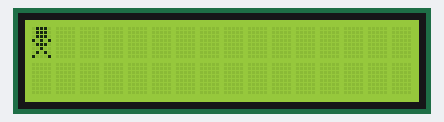
Recording of a program running on a simulated ATmega32, built with avr-gcc and emulated at 8 MHz. On the bench: 16×2 character LCD. Wiring (inferred from the names in the program): character LCD (HD44780): RS PA2; R/W PA1; E PA0; data PB0, PB1, PB2, PB3, PB4, PB5, PB6, PB7.

Above: at 0.3 s.

The program:

main.c
```c
#include "STD_TYPES.h"
#include "BIT_MATH.h"
#include "DIO_interface.h"
#include "LCD_interface.h"
#include "util/delay.h"

int main (void)
{

	//CLCD Pins
	setPinDir('B',0,1);//D0
	setPinDir('B',1,1);//D1
	setPinDir('B',2,1);//D2
	setPinDir('B',3,1);//D3
	setPinDir('B',4,1);//D4
	setPinDir('B',5,1);//D5
	setPinDir('B',6,1);//D6
	setPinDir('B',7,1);//D7

	setPinDir('A',0,1);//E
	setPinDir('A',1,1);//RW
	setPinDir('A',2,1);//RS

	CLCD_voidInitialize();
	u8 CArr[8][8]=	{
						///////1
						{0b01110
						,0b01110
						,0b01110
						,0b00100
						,0b01110
						,0b10101
						,0b01010
						,0b10001},
						/////////2
						{0b01110,
						 0b01110,
						 0b01110,
						 0b10101,
						 0b01110,
						 0b00100,
						 0b01010,
						 0b10001},
						 /////////3
						 {0b00000,
						  0b00000,
						  0b00000,
						  0b01110,
						  0b01110,
						  0b01110,
						  0b00000,
						  0b00000 },
						///////////4
						{0b01110,
						 0b01110,
						 0b01110,
						 0b00100,
						 0b01110,
						 0b00100,
						 0b01011,
						 0b10001 },
						///////////5
						{0b01110,
					     0b01110,
					     0b01110,
					     0b00100,
					     0b01111,
					     0b00100,
					     0b01010,
						 0b10001},
						///////////6(hazza shmal)
							{0b01110,
							 0b01110,
							 0b01110,
							 0b10101,
							 0b01110,
							 0b01000,
							 0b01010,
							 0b10001},
						///////////7(hazza ymeen)
								{0b01110,
								 0b01110,
								 0b01110,
								 0b10101,
								 0b01110,
								 0b00010,
								 0b01010,
								 0b10001},
						///////////8
						{
						}
					};


	CLCD_voidGenerateCharachter(CArr);
	//1 standing arms down
	 // CLCD_voidWriteData(0b01110);
	 // CLCD_voidWriteData(0b01110);
	 // CLCD_voidWriteData(0b01110);
	 // CLCD_voidWriteData(0b00100);
	 // CLCD_voidWriteData(0b01110);
	 // CLCD_voidWriteData(0b10101);
	 // CLCD_voidWriteData(0b01010);
	 // CLCD_voidWriteData(0b10001);
	  //2 standing arms up
	//   0b01110,
	//   0b01110,
	//   0b01110,
	//   0b10101,
	//   0b01110,
	//   0b00100,
	//   0b00100,
	//   0b00100
	//   //3 ball
	//     0b00000,
	//     0b00000,
	//     0b00000,
	//     0b01110,
	//     0b01110,
	//     0b01110,
	//     0b00000,
	//     0b00000
	//	 //4 ball pos 1
	//	   0b01110,
	//	   0b01110,
	//	   0b01110,
	//	   0b00100,
	//	   0b01110,
	//	   0b00100,
	//	   0b01011,
	//	   0b10001
	//	 //5 ball pos 2
    // 	   0b01110,
	//	   0b01110,
	//	   0b01110,
	//	   0b00100,
	//	   0b01111,
	//     0b00100,
	//	   0b01010,
	//	   0b10001
	//		//6 ball pos 3
	//			 B01110,
	//			   B01110,
	//			   B01111,
	//			   B00100,
	//			   B01110,
	//			   B00100,
	//			   B01010,
	//			   B10001


	  //CLCD_voidWriteData(2);
	  //CLCD_voidWriteData(3);
	  //CLCD_voidWriteData(4);
	  //CLCD_voidWriteData(5);
	  //CLCD_voidWriteData(6);
	  //CLCD_voidWriteData(7);


	  while(1)
	{
		  CLCD_voidWriteCmd(CLCD_CMD_SET_DDRAM_ADDRESS|screenUpperLeftLimit);
		  CLCD_voidWriteData(1);
		  _delay_ms(200);
		  CLCD_voidWriteCmd(CLCD_CMD_SET_DDRAM_ADDRESS|screenUpperLeftLimit);
		  CLCD_voidWriteData(5);
		  _delay_ms(200);
		  CLCD_voidWriteCmd(CLCD_CMD_SET_DDRAM_ADDRESS|screenUpperLeftLimit);
		  CLCD_voidWriteData(1);
		  _delay_ms(200);
		  CLCD_voidWriteCmd(CLCD_CMD_SET_DDRAM_ADDRESS|screenUpperLeftLimit);
		  CLCD_voidWriteData(6);
		  _delay_ms(200);
	}
return 0;
}
```

LCD_config.h
```c
/********************************/
/* Author		: Mohamed Nafea */
/* Version		: V01			*/
/* Release Date	: 14-1-2020		*/
/********************************/

/*	Control Pins	*/
#define CLCD_u8_RS_PORT	'A'
#define CLCD_u8_RS_PIN	2

#define CLCD_u8_RW_PORT	'A'
#define CLCD_u8_RW_PIN	1

#define CLCD_u8_E_PORT	'A'
#define CLCD_u8_E_PIN	0

/*	Data Pins 	*/
#define CLCD_u8_D0_PORT	'B'
#define CLCD_u8_D0_PIN	0

#define CLCD_u8_D1_PORT	'B'
#define CLCD_u8_D1_PIN	1

#define CLCD_u8_D2_PORT	'B'
#define CLCD_u8_D2_PIN	2

#define CLCD_u8_D3_PORT	'B'
#define CLCD_u8_D3_PIN	3

#define CLCD_u8_D4_PORT	'B'
#define CLCD_u8_D4_PIN	4

#define CLCD_u8_D5_PORT	'B'
#define CLCD_u8_D5_PIN	5

#define CLCD_u8_D6_PORT	'B'
#define CLCD_u8_D6_PIN	6

#define CLCD_u8_D7_PORT	'B'
#define CLCD_u8_D7_PIN	7
```

LCD_interface.h
```c
/********************************/
/* Author		: Mohamed Nafea */
/* Version		: V01			*/
/* Release Date	: 14-1-2020		*/
/********************************/

//LCD Commands
#define CLCD_CMD_CLEAR_DISPLAY				0b00000001 //clear
#define CLCD_CMD_RETURN_HOME				0b00000010 //return to home
#define CLCD_CMD_ENTRY_MODE_SET				0b00000100 //mask the two least significant bits (Bit 1: I/D , Bi t0: SH)
#define CLCD_CMD_DISPLAY_ON_OFF_CONTROL		0b00001000 //mask the three LSBs (D,C,B) display, cursor, blinking of cursor
#define CLCD_CMD_CURSOR_DISPLAY_SHIFT		0b00010000 //mask Bits 2:3 (Bit 3: S/C , Bit 2: R/L)
#define CLCD_CMD_FUNCTION_SET				0b00100000 //mask Bits 2:4 (Bit 4: DL  , Bit 3: N , Bit2: F)
#define CLCD_CMD_SET_CGRAM_ADDRESS			0b01000000 //mask Bits 0:5 with CGRAM address
#define CLCD_CMD_SET_DDRAM_ADDRESS			0b10000000 //mask Bits 0:6 with DDRAM address
#define CLCD_CMD_READ_BUSY_FLAG_AND_ADDRESS 0b00000000 //Read (Bit 7: BF , Bit 6:0 address counter content)
#define CLCD_CMD_WRITE_DATA_TO_RAM			0b00000000 //mask Bits 0:7 with data to write in CG or DD RAM address
#define CLCD_CMD_READ_DATA_FROM_RAM         0b00000000 //read Bits 0:7 from CG or DD RAM


#define START_OF_CGRAM 				0b01000000

//LCD Display
#define screenUpperRigtLimit 0x0F
#define screenLowerRigtLimit 0x4F
#define screenUpperLeftLimit 0x00
#define screenLowerLeftLimit 0x40

#define default_Password	 1234


/* Description:	This API shall initialize LCD	*/
void CLCD_voidInitialize(void);

/* Description:	This API shall display data on LCD	*/
void CLCD_voidWriteData(u8 copy_u8Data);

/* Description:	This API shall initialize LCD	*/
void CLCD_voidWriteCmd(u8 copy_u8Cmd);

void CLCD_voidSetDataPort(u8 copy_u8Data);

void CLCD_voidWriteString(u8* copy_pu8String);

void CLCD_voidGenerateCharachter(u8 copy_pu8Arr[][8]);
```

LCD_program.c
```c
/********************************/
/* Author		: Mohamed Nafea */
/* Version		: V01			*/
/* Release Date	: 14-1-2020		*/
/********************************/

/* Description:	This API shall initialize LCD	*/
#include"STD_TYPES.h"
#include"BIT_MATH.h"
#include"DIO_interface.h"

#include"LCD_config.h"
#include"LCD_interface.h"
#include <util/delay.h>

void CLCD_voidInitialize(void)
{
	/*	wait more than 30 us	*/
	_delay_ms(40);

	/**/
	//  setPinValue(CLCD_u8_E_PORT,CLCD_u8_E_PIN,0);

	CLCD_voidWriteCmd(0b00111000);
	CLCD_voidWriteCmd(0b00001100);
	CLCD_voidWriteCmd(0b00000001);

	_delay_ms(2);
}

/*Description : This API shall execute command on LCD*/
void CLCD_voidWriteCmd(u8 copy_u8Cmd)
{
  /* Set RS = 0 */
	setPinValue(CLCD_u8_RS_PORT,CLCD_u8_RS_PIN, 0);

  /* Set RW = 0 */
	setPinValue(CLCD_u8_RW_PORT,CLCD_u8_RW_PIN, 0);

  /* Set Data on Data Port */
  CLCD_voidSetDataPort(copy_u8Cmd);

  /* Enable Pulse */
  setPinValue(CLCD_u8_E_PORT,CLCD_u8_E_PIN,1);
  _delay_ms(1);
  setPinValue(CLCD_u8_E_PORT,CLCD_u8_E_PIN,0);
  _delay_ms(1);

}


/*Description : This API shall display data on LCD */
void CLCD_voidWriteData(u8 copy_u8Data)
{
  /* Set RS = 1 */
	setPinValue(CLCD_u8_RS_PORT,CLCD_u8_RS_PIN, 1);

  /* Set RW = 0 */
	setPinValue(CLCD_u8_RW_PORT,CLCD_u8_RW_PIN, 0);

  /* Set Data on Data Port */
  CLCD_voidSetDataPort(copy_u8Data);

  /* Enable Pulse */
  setPinValue(CLCD_u8_E_PORT,CLCD_u8_E_PIN,1);
  _delay_ms(1);
  setPinValue(CLCD_u8_E_PORT,CLCD_u8_E_PIN,0);
  _delay_ms(1);

}

void CLCD_voidSetDataPort(u8 Copy_u8Data)
{
  u8 Local_u8Bit;

  Local_u8Bit = GET_BIT(Copy_u8Data,0);
  setPinValue(CLCD_u8_D0_PORT,CLCD_u8_D0_PIN, Local_u8Bit);

  Local_u8Bit = GET_BIT(Copy_u8Data,1);
  setPinValue(CLCD_u8_D0_PORT,CLCD_u8_D1_PIN, Local_u8Bit);

  Local_u8Bit = GET_BIT(Copy_u8Data,2);
  setPinValue(CLCD_u8_D0_PORT,CLCD_u8_D2_PIN, Local_u8Bit);

  Local_u8Bit = GET_BIT(Copy_u8Data,3);
  setPinValue(CLCD_u8_D0_PORT,CLCD_u8_D3_PIN, Local_u8Bit);

  Local_u8Bit = GET_BIT(Copy_u8Data,4);
  setPinValue(CLCD_u8_D0_PORT,CLCD_u8_D4_PIN, Local_u8Bit);

  Local_u8Bit = GET_BIT(Copy_u8Data,5);
  setPinValue(CLCD_u8_D0_PORT,CLCD_u8_D5_PIN, Local_u8Bit);

  Local_u8Bit = GET_BIT(Copy_u8Data,6);
  setPinValue(CLCD_u8_D0_PORT,CLCD_u8_D6_PIN, Local_u8Bit);

  Local_u8Bit = GET_BIT(Copy_u8Data,7);
  setPinValue(CLCD_u8_D0_PORT,CLCD_u8_D7_PIN, Local_u8Bit);
}

void CLCD_voidWriteString(u8* copy_pu8String)
{
  u8 Local_u8Counter = 0;

  while((copy_pu8String[Local_u8Counter]) != '\0')
  {
    CLCD_voidWriteData(copy_pu8String[Local_u8Counter]);
    Local_u8Counter++;
  }
}

void CLCD_voidGenerateCharachter(u8 copy_pu8Arr[][8])
{
	u8 i=0,j=0;
	CLCD_voidWriteCmd(START_OF_CGRAM);//Start of CGRAM
	for(i=0;i<8;i++)
	{
		for(j=0;j<8;j++)
		{
			CLCD_voidWriteData(copy_pu8Arr[i][j]);
		}
	}
	CLCD_voidWriteCmd(0b10000000);//goto the first address in DDRAM
}
```

BIT_MATH.h
```c
/*
This is to make value of bit=1 by
making it OR with 1 shifted by bit number to left
*/
#define SET_BIT(VAR,BIT_NO) 	VAR|=(1<<BIT_NO)
/*
This is to make value of bit=0 by
making it AND with 1 after shifting by bit number to left
*/
#define CLR_BIT(VAR,BIT_NO)		VAR&=~(1<<BIT_NO)
/*
This is to change value of bit
by XOR with 1 after shifting by bit number to left
*/
#define TOGGLE_BIT(VAR,BIT_NO)	VAR^=(1<<BIT_NO)
/*
This is to get value of pin
by AND with 1 after shifting VAR to right by Bit number
*/
#define GET_BIT(VAR,BIT_NO)		((VAR>>BIT_NO)&1)
```

DIO_interface.h
```c
void setPinDir(u8 Port, u8 Pin, u8 Dir);
void setPinValue(u8 Port, u8 Pin, u8 Val);
u8 getPinValue(u8 Port, u8 Pin);
```

DIO_program.c
```c
#include "STD_TYPES.h"
#include "BIT_MATH.h"
#include "DIO_interface.h"
//#include "DIO_private.h"
#include "DIO_register.h"
//#include "DIO_config.h"

void setPinDir(u8 Port, u8 Pin, u8 Dir)
{
	switch (Port)
	{
		case 'A':
		{
			if (Dir==0)
			{
				CLR_BIT(DDRA,Pin);
			}
			else
			{
				SET_BIT(DDRA,Pin);
			}
			break;
		}
		case 'B':
		{
			if (Dir==0)
			{
				CLR_BIT(DDRB,Pin);
			}
			else
			{
				SET_BIT(DDRB,Pin);
			}
			break;
		}
		case 'C':
		{
			if (Dir==0)
			{
				CLR_BIT(DDRC,Pin);
			}
			else
			{
				SET_BIT(DDRC,Pin);
			}
			break;
		}
		case 'D':
		{
			if (Dir==0)
			{
				CLR_BIT(DDRD,Pin);
			}
			else
			{
				SET_BIT(DDRD,Pin);
			}
			break;
		}
	}
}


void setPinValue(u8 Port, u8 Pin, u8 Val)
{
	switch (Port)
	{
		case 'A':
		{
			if (Val==0)
			{
				CLR_BIT(PORTA,Pin);
			}
			else
			{
				SET_BIT(PORTA,Pin);
			}
			break;
		}
		case 'B':
		{
			if (Val==0)
			{
				CLR_BIT(PORTB,Pin);
			}
			else
			{
				SET_BIT(PORTB,Pin);;
			}
			break;
		}

		case 'C':
		{
			if (Val==0)
			{
				CLR_BIT(PORTC,Pin);
			}
			else
			{
				SET_BIT(PORTC,Pin);
			}
			break;
		}
		case 'D':
		{
			if (Val==0)
			{
				CLR_BIT(PORTD,Pin);
			}
			else
			{
				SET_BIT(PORTD,Pin);
			}
			break;
		}
	}
}

u8 getPinValue(u8 Port, u8 pin)
{
	u8 result;

	switch (Port)
	{
		case 'A':
		{
			result=GET_BIT(PINA, pin);
			break;
		}
		case 'B':
		{
			result=GET_BIT(PINB, pin);
			break;
		}

		case 'C':
		{
			result=GET_BIT(PINC, pin);
			break;
		}
		case 'D':
		{
			result=GET_BIT(PIND, pin);
			break;
		}
	}
	return result;
}
```

DIO_register.h
```c
#define PORTA *((u8*)0x3B)
#define DDRA  *((u8*)0x3A)
#define PINA  *((u8*)0x39)

#define PORTB *((u8*)0x38)
#define DDRB  *((u8*)0x37)
#define PINB  *((u8*)0x36)

#define PORTC *((u8*)0x35)
#define DDRC  *((u8*)0x34)
#define PINC  *((u8*)0x33)

#define PORTD *((u8*)0x32)
#define DDRD  *((u8*)0x31)
#define PIND  *((u8*)0x30)
```

STD_TYPES.h
```c
typedef  unsigned char           u8 ;
typedef  unsigned short int      u16;
typedef  unsigned long int       u32;

typedef  signed char             s8 ;
typedef  signed short int        s16;
typedef  signed long int         s32;

typedef  float                   f32;
typedef  double                  f64;
typedef  long double             f96;


#define  ErrorStatus            u8
#define  STD_TYPES_ERROR_OK     (ErrorStatus)1U
#define  STD_TYPES_ERROR_NOK    (ErrorStatus)2U

#define NULL ((void *)0)
```

Measured:
- by itself, everything shown: repeats every 0.85 s, in 4 steps
